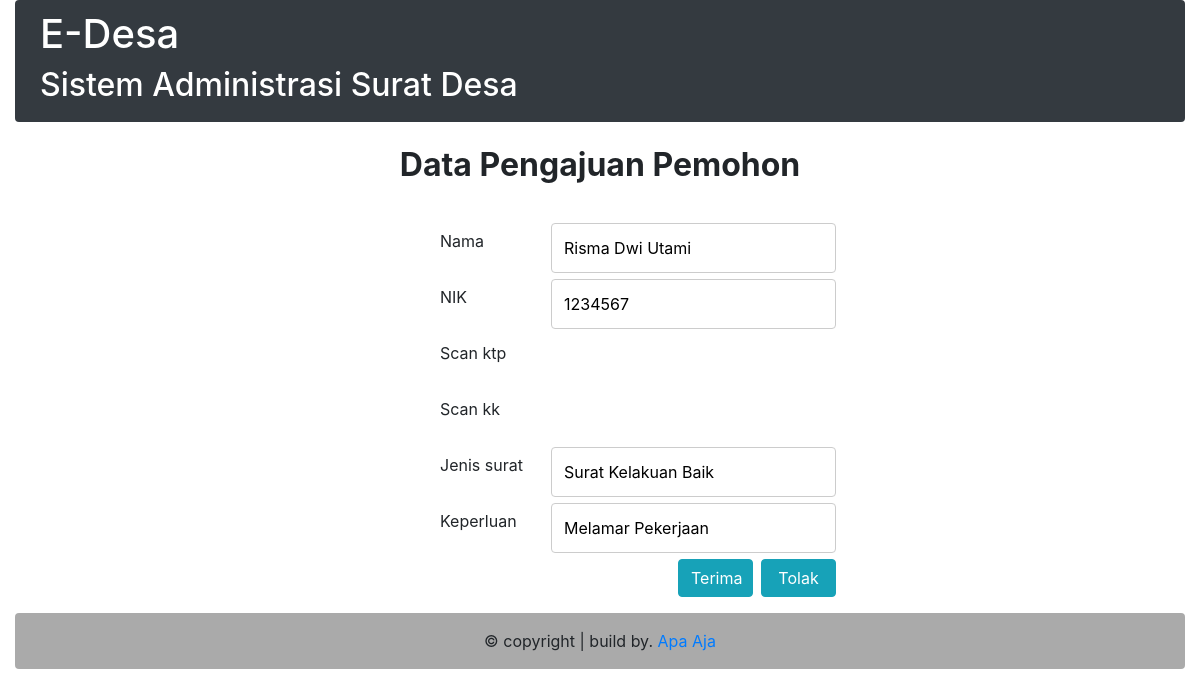
/c_surat/formpengajuanadmin/1234567, run on the app's committed database.
### tables this page shows
CREATE TABLE `warga` (
  `nkk` varchar(16) NOT NULL,
  `nik` varchar(16) NOT NULL,
  `nama` varchar(30) NOT NULL,
  `tempat_lahir` varchar(30) NOT NULL,
  `tanggal_lahir` date NOT NULL,
  `umur` int(4) NOT NULL,
  `jenis_kelamin` varchar(9) NOT NULL,
  `pendidikan` varchar(30) NOT NULL,
  `perkawinan` varchar(30) NOT NULL,
  `agama` varchar(12) NOT NULL,
  `pekerjaan` varchar(20) NOT NULL,
  `username` varchar(16) NOT NULL,
  `password` varchar(16) NOT NULL,
  `status` varchar(5) NOT NULL,
  `avatar` varchar(30) NOT NULL
);

CREATE TABLE `permohonan` (
  `nik` varchar(16) NOT NULL,
  `no_permohonan` int(10) NOT NULL,
  `tanggal_pengajuan` date NOT NULL,
  `tanggal_selesai` date NOT NULL,
  `foto_kk` varchar(30) NOT NULL,
  `foto_ktp` varchar(30) NOT NULL,
  `keperluan` text NOT NULL,
  `kode_surat` varchar(4) NOT NULL,
  `username` varchar(12) NOT NULL,
  `status_pengajuan` varchar(10) NOT NULL
);

CREATE TABLE `surat` (
  `kode_surat` varchar(4) NOT NULL,
  `nama_surat` varchar(30) NOT NULL
);

### application/controllers/c_surat.php (called while the page is built, shortened)
<?php
class c_surat extends CI_Controller {
	function __construct() {
			$this->load->model('m_user');
		}
		public function formpengajuanadmin() {
			$nik = $this->uri->segment(3);
			$data = array(
					'head'=>'v_header',
					'foot'=>'v_footer',
					'navbar'=>'v_navbar',
					'permohonan' => $this->m_user->show_datapengajuan($nik),
					'warga'=> $this->m_user->getnikwarga($nik)
				);
			$this->load->view('surat/admin/pengajuan-online/v_form',$data);
		}
}
?>

### index.php (called while the page is built, shortened)
<?php
require_once BASEPATH.'core/CodeIgniter.php';

### application/models/m_user.php (called while the page is built, shortened)
 <?php
	class M_user extends CI_Model {
		public function getnikwarga($nik) {
			$query = $this->db->query("SELECT * FROM warga WHERE nik = '$nik'");
				return $query->result();
		}
		public function show_datapengajuan($nik) {
			$query = $this->db->query("SELECT * FROM permohonan INNER JOIN surat ON permohonan.kode_surat = surat.kode_surat WHERE nik ='$nik'");
			return $query->result();
		}
	}
?>

### application/views/surat/admin/pengajuan-online/v_form.php (the view, shortened to what this page needs)
<html lang="en">
  <head>
    <link rel="stylesheet" type="text/css" href="<?php echo base_url().'assets/css/style_user.css'?>">
    <link rel="stylesheet" href="https://stackpath.bootstrapcdn.com/bootstrap/4.3.1/css/bootstrap.min.css">
  </head>
  <body>
    <div class="container-fluid">
 <div class="container" id="isi">
      <div class="row">
        <div class="col-sm-12">
          <div class="judul">
            <br>
            <h2 align="center"> <strong> Data Pengajuan Pemohon </strong> </h1>
            <br>
          </div>
          <form action="" method="POST" enctype="multipart/form-data">
            <div class="row">
                  <?php foreach ($warga as $wrg) {
                        $namawarga = $wrg->nama;
                        $nik = $wrg->nik;
                      } ?>
              <div class="col-25">
                <label for="lname">Nama </label>
              </div>
              <div class="col-75">
                <input type="text" name="nama" id="nama" value="<?php echo $namawarga; ?>" autocomplete="off">
              </div>
            </div>
            <div class="row">
              <div class="col-25">
                <label for="country">NIK </label>
              </div>
              <div class="col-75">
                 <input type="text" name="nik" id="nik" value="<?php echo $nik; ?>" autocomplete="off">
              </div>
            </div>
              <?php foreach ($permohonan as $prmhn) {
                        $jenis_surat = $prmhn->nama_surat;
                        $keperluan = $prmhn->keperluan;
                      } ?>
            <div class="row">
              <div class="col-25">
                <label for="subject">Scan ktp </label>
              </div>
              <div class="col-75">
              </div>
            </div>
            <div class="row">
              <div class="col-25">
                <label for="subject">Scan kk </label>
              </div>
              <div class="col-75">
              </div>
            </div>
            <div class="row">
              <div class="col-25">
                <label for="subject">Jenis surat </label>
              </div>
              <div class="col-75">
                <input type="text" name="jenis" id="umur" value="<?php echo $jenis_surat; ?>"  autocomplete="off">
              </div>
            </div>
            <div class="row">
              <div class="col-25">
                <label for="subject">Keperluan </label>
              </div>
              <div class="col-75">
               <input type="text" name="keperluan" id="jenis_kelamin" value="<?php echo $keperluan; ?>" autocomplete="off">
              </div>
            </div>
            <div class="row">
              <div class="col-25">
              </div>
              <div class="col-75">
               <td> <a href="<?php echo base_url().'c_surat/status_tolak/'.$prmhn->no_permohonan; ?>" class="btn btn-info ml-2" style="float: right; width: 75px;" >Tolak </a> </td>
                <td> <a href="<?php echo base_url().'c_surat/cetaksurat/'.$wrg->nik; ?>" class="btn btn-info" style="float: right; width: 75px;">Terima</a> </td>
              </div>
            </div>
          </form>
        </div>
      </div>
    </div>
   </div>
  </body>
</html>

### assets/css/style_user.css (style rules this page uses)
html { position: relative; font-size: 1rem; }

### application/views/surat/admin/pengajuan-online/v_form.php (style rules this page uses)
* { box-sizing: border-box; }
input[type=text], select, textarea { width: 100%; padding: 12px; border: 1px solid #ccc; border-radius: 4px; resize: vertical; }
label { padding: 6px 12px 12px 30px; display: inline-block; }
.col-25 { margin-left: 350px; padding-left: 30px; float: right; width: 15%; margin-top: 6px; }
.col-75 { float: left; width: 25%; margin-top: 6px; }
.row:after { content: ""; display: table; clear: both; }

### data on the page
warga: nama "Risma Dwi Utami", nik "1234567"
permohonan: jenis "Surat Kelakuan Baik", keperluan "Melamar Pekerjaan"
